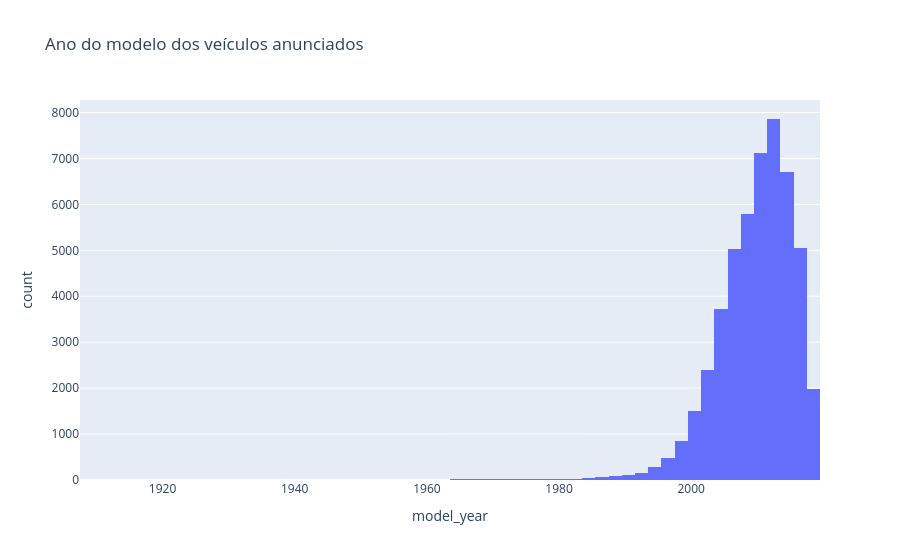

The notebook cell saved with this chart:
### Code cell
fig = px.histogram(clean, x='model_year', nbins=60, title='Ano do modelo dos veículos anunciados')
fig.show()

### Figure 1 — Plotly figure (JSON) as saved in the notebook; plotly's stock layout.template omitted (floating-point values rounded to 4 significant figures; data arrays with more than 128 entries replaced by an {"elided": "..."} marker saying what was removed)
{"data": [{"bingroup": "x", "hovertemplate": "model_year=%{x}<br>count=%{y}<extra></extra>", "legendgroup": "", "marker": {"color": "#636efa", "pattern": {"shape": ""}}, "name": "", "nbinsx": 60, "orientation": "v", "showlegend": false, "type": "histogram", "x": {"elided": "49432 int values"}, "xaxis": "x", "yaxis": "y"}], "layout": {"barmode": "relative", "legend": {"tracegroupgap": 0}, "title": {"text": "Ano do modelo dos veículos anunciados"}, "xaxis": {"anchor": "y", "domain": [0, 1], "title": {"text": "model_year"}}, "yaxis": {"anchor": "x", "domain": [0, 1], "title": {"text": "count"}}}}
